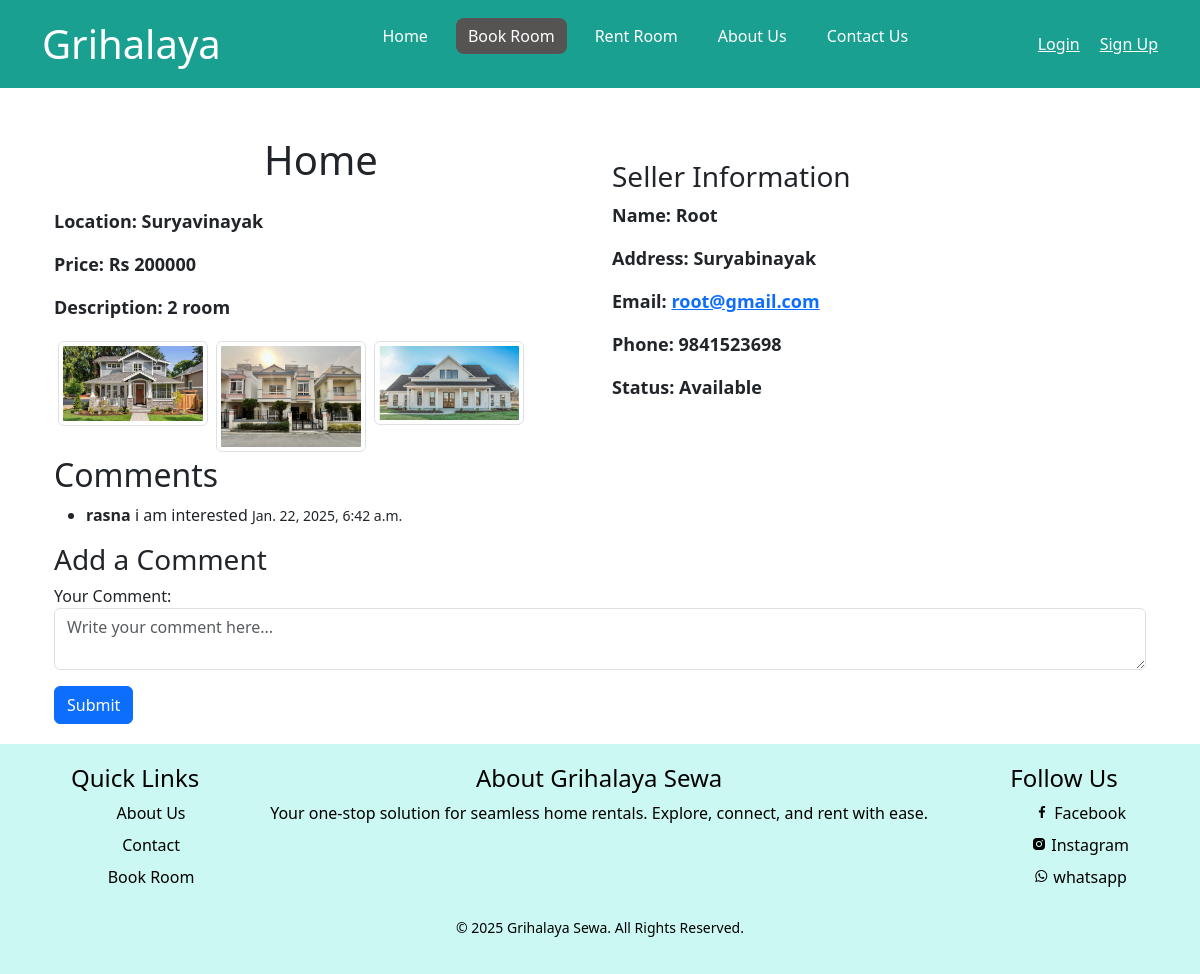
The app's page /accounts/buy_room_detail/1/, older data.
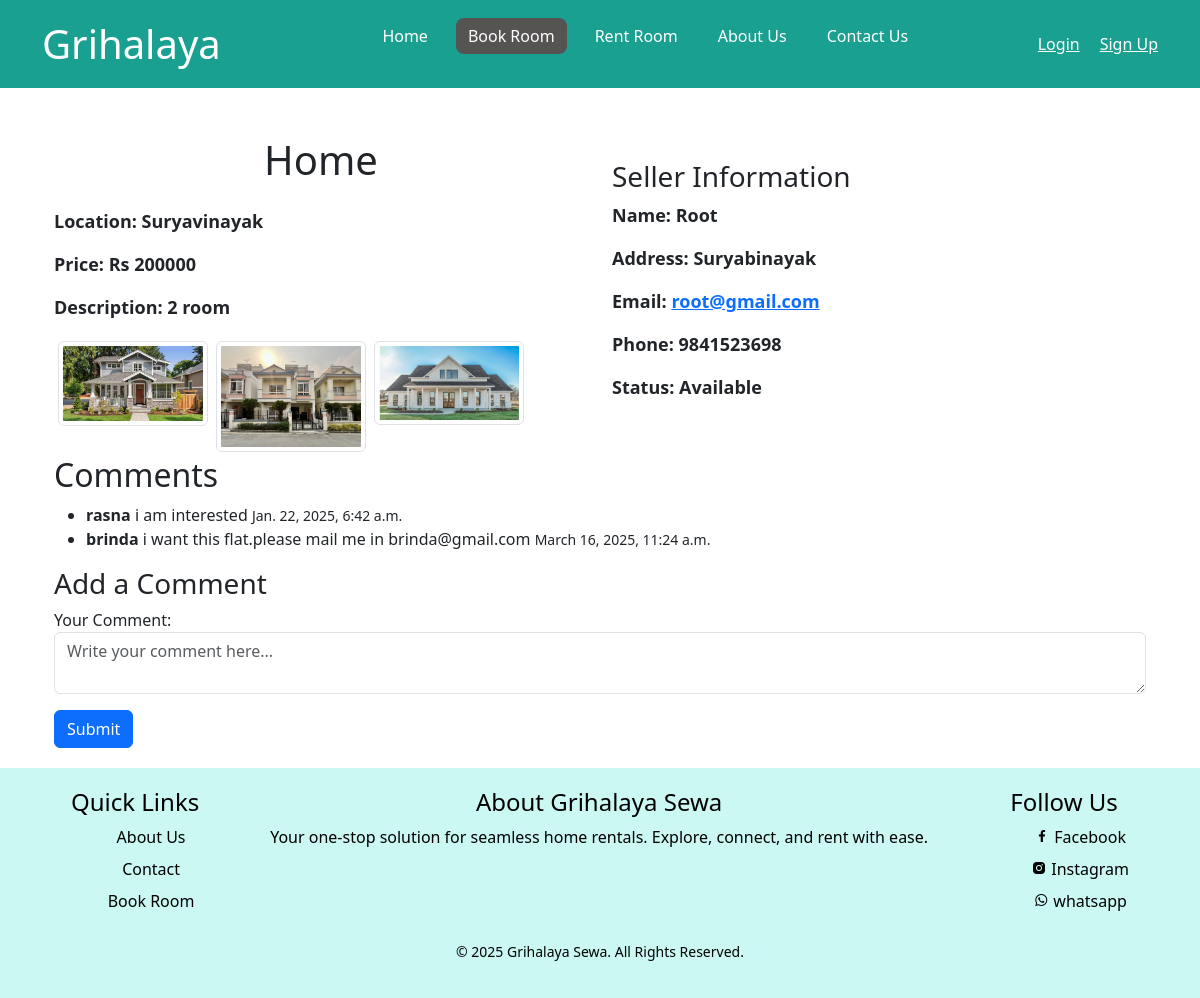
The same page, newer data.
### registration/models.py (models this page shows, shortened)
class RoomImage(models.Model):
    room = models.ForeignKey(Room, on_delete=models.CASCADE, related_name='images')
    image = models.ImageField(upload_to='room_images/')

class Comment(models.Model):
    room = models.ForeignKey(Room, on_delete=models.CASCADE, related_name='comments')  # Link to the Room
    user = models.ForeignKey(User, on_delete=models.SET_NULL, null=True, blank=True)  # Optional link to the User
    content = models.TextField()  # Comment content
    created_at = models.DateTimeField(auto_now_add=True)  # Timestamp of when the comment was created
    updated_at = models.DateTimeField(auto_now=True)  # Timestamp of when the comment was last updated

### registration/views.py (the view)
# urls.py: path('buy_room_detail/<int:pk>/',views.Buy_Room_detail,name="buy_room_detail"),
def Buy_Room_detail(request, pk):
    room = get_object_or_404(Room.objects.prefetch_related('images'), pk=pk)
    comments = room.comments.all()  # Fetch related comments
    if request.method == 'POST':
        form = CommentForm(request.POST)
        if form.is_valid():
            subject = "Message from Grihalaya"
            message = request.POST['content']
            from_email = "sanjunagarkoti44@gmail.com"  # Your sender email
            recipient_list = [room.seller_email]  # Seller's email from the Room object
            user_email = request.user.email if request.user.is_authenticated else "Anonymous"
            email_message = render_to_string('registration/message.html', {
                'name': room.seller_name,
                'message': message,
                'user_email': user_email,  # Include user email in the context
            })
            send_mail(subject, email_message, from_email, recipient_list, fail_silently=False)
            comment = form.save(commit=False)
            comment.room = room  # Associate the comment with the room
            comment.user = request.user if request.user.is_authenticated else None
            comment.save()
            return redirect('registration:buy_room_detail', pk=room.pk)
    else:
        form = CommentForm()
    return render(request, 'registration/buying/buy_room_detail.html', {
        'room': room,
        "buying": "active",
        'comments': comments,
        'form': form
    })

### registration/forms.py
class CommentForm(forms.ModelForm):
    class Meta:
        model = Comment
        fields = ['content']  # Fields to be included in the form
        widgets = {
            'content': forms.Textarea(attrs={
                'class': 'form-control',
                'placeholder': 'Write your comment here...',
                'rows': 2,  # Two lines height
                'cols': 40  # Small width
            }),
        }
        labels = {
            'content': 'Your Comment',
        }

### templates/registration/buying/buy_room_detail.html (shortened to what this page needs)
{% extends "main/base.html" %}
{% load static %}
{% block css %}
{{ block.super }}
{% endblock css %}
{% block content %}
<div class="container mt-5">
    <div class="row">
        <div class="col-md-6">
            <h1 class="mb-4">{{ room.title }}</h1>
            <p><strong>Location:</strong> {{ room.location }}</p>
            <p><strong>Price:</strong> {{ room.price }}</p>
            <p><strong>Description:</strong> {{ room.description }}</p>
            {% if room.images.all %}
            <div class="text-left">
                <div class="d-flex flex-wrap">
                    {% for image in room.images.all %}
                    <img src="{{ image.image.url }}" alt="Room Image" class="img-thumbnail img-fluid m-1"
                        style="max-width: 150px; cursor: pointer;"
                        data-bs-toggle="modal" data-bs-target="#imageModal-{{ forloop.counter }}">
                    {% endfor %}
                </div>
            </div>
            {% else %}
            <p>No images available.</p>
            {% endif %}
        </div>
        <div class="col-md-6">
            <h3 class="mt-4">Seller Information</h3>
            <p><strong>Name:</strong> {{ room.seller_name }}</p>
            <p><strong>Address:</strong> {{ room.seller_address }}</p>
            <p><strong>Email:</strong> <a href="mailto:{{ room.seller_email }}">{{ room.seller_email }}</a></p>
            <p><strong>Phone:</strong> {{ room.seller_phone }}</p>
            <p><strong>Status:</strong> {{ room.status|capfirst }}</p>
        </div>
    </div>
    <h2>Comments</h2>
    <ul>
        {% for comment in comments %}
        <li>
            <strong>
                {% if comment.user %}
                {{ comment.user.username }}
                {% else %}
                Anonymous
                {% endif %}
            </strong>
            {{ comment.content }}
            <small>{{ comment.created_at }}</small>
        </li>
        {% empty %}
        <li>No comments yet. Be the first to comment!</li>
        {% endfor %}
    </ul>
    <h3>Add a Comment</h3>
    <form method="post">
        {{ form.as_p }}
        <button type="submit" class="btn btn-primary">Submit</button>
    </form>
</div>
{% endblock content %}

Row changes from the older to the newer data that the page shows:
added Comment: user.username "brinda", content "i want this flat.please mail me in brinda@gmail.com", created_at "March 16, 2025, 11:24 a.m."
